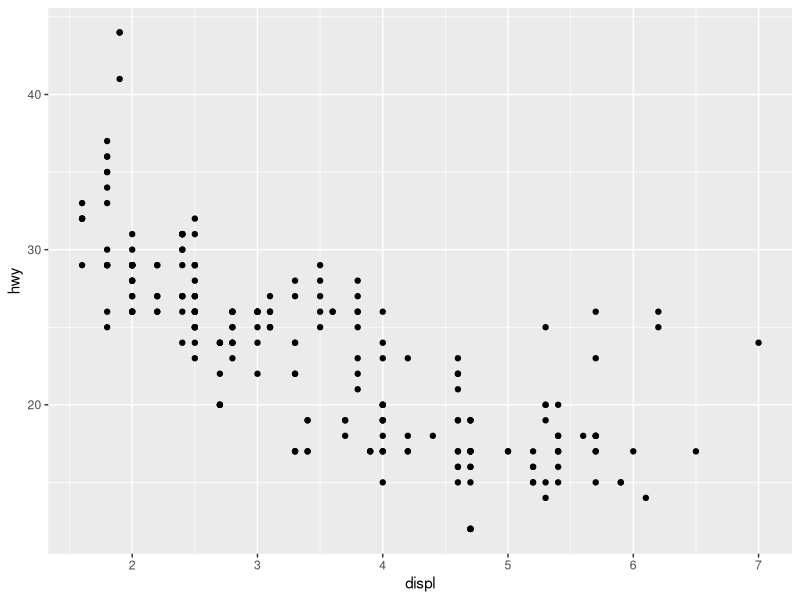
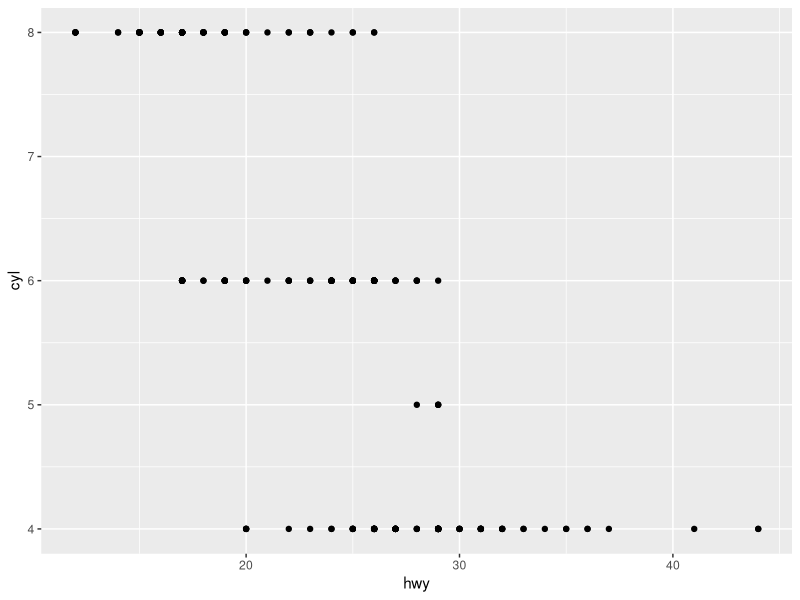
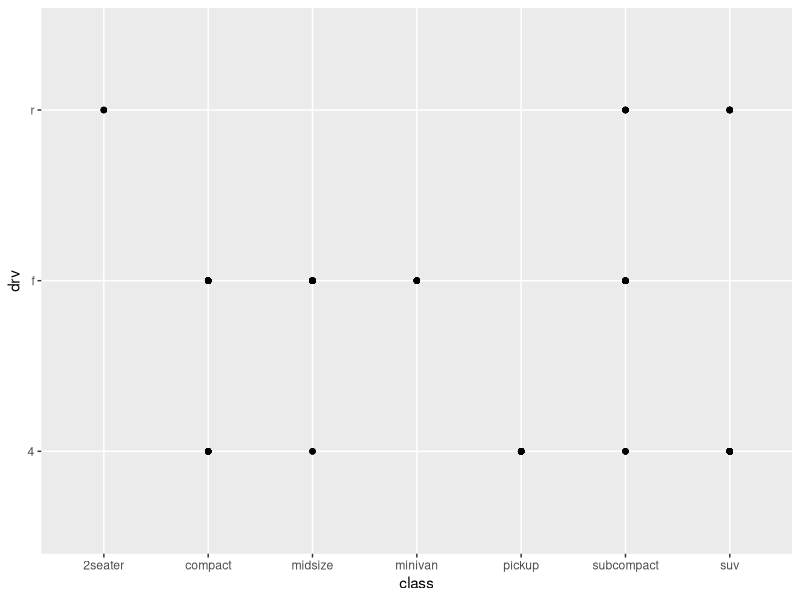
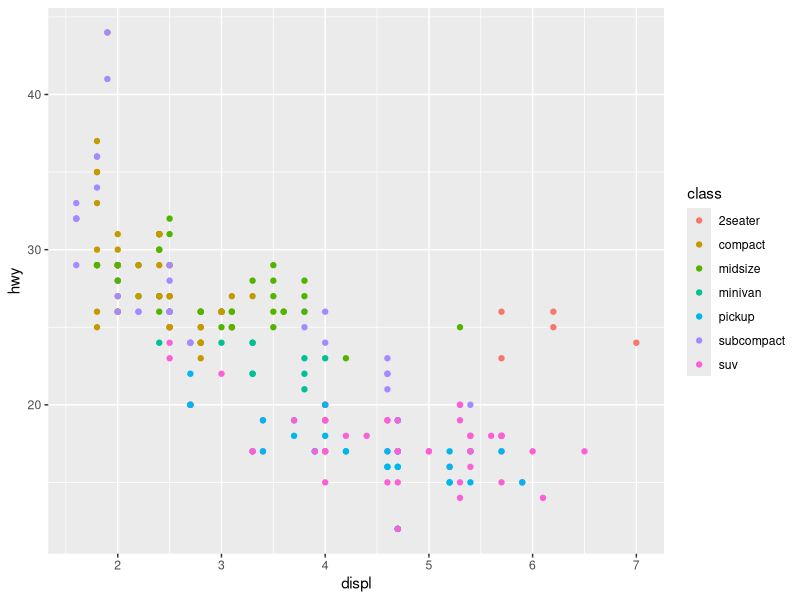
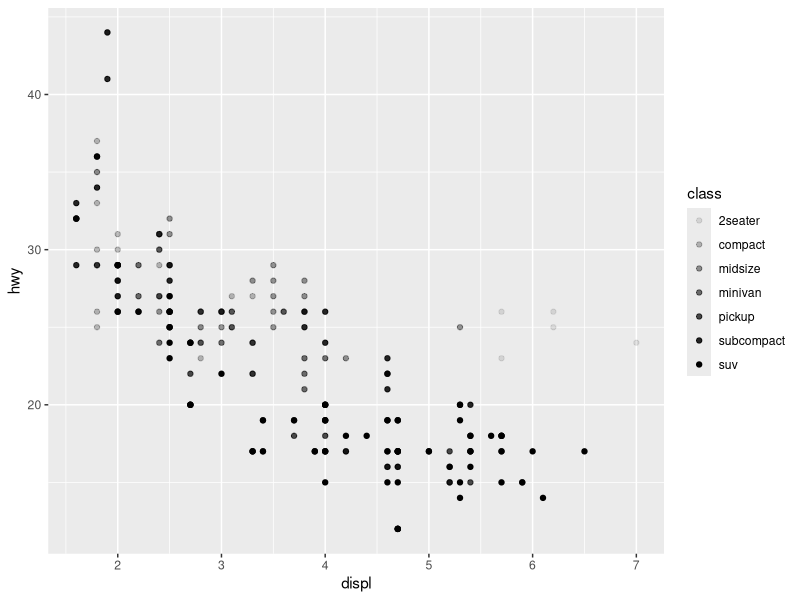
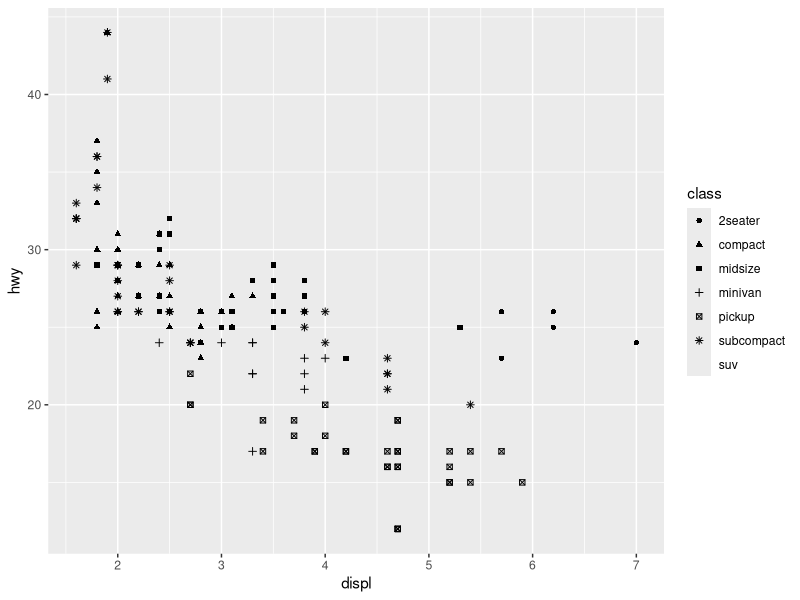
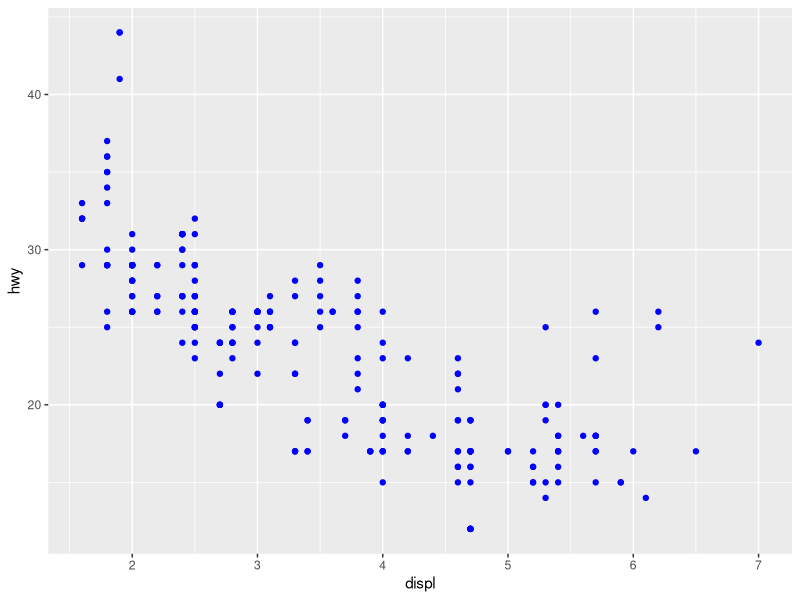
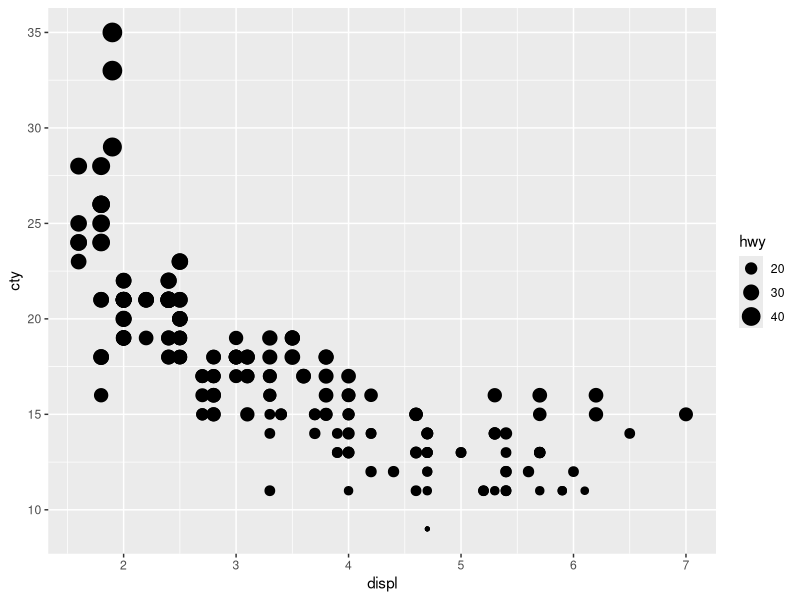

Reproduce these figures in R, in order. (Note: this script raises an error after producing the figures.)
## ---- chunk 1
knitr::opts_chunk$set(echo = TRUE)
## ---- chunk 2
library("tidyverse")
## ---- chunk 3
mpg
## ---- chunk 4
ggplot(data = mpg) + 
  geom_point(mapping = aes(x = displ, y = hwy))
## ---- chunk 5
dim(mpg)
## ---- chunk 6
ggplot(data = mpg) + geom_point(mapping = aes(x = hwy, y = cyl))
## ---- chunk 7
ggplot(data = mpg) + 
  geom_point(mapping = aes(x = class, y = drv))
## ---- chunk 8
ggplot(data = mpg) + geom_point(mapping = aes(x = displ, y = hwy, color = class))
## ---- chunk 9
# Left
ggplot(data = mpg) + 
  geom_point(mapping = aes(x = displ, y = hwy, alpha = class))

# Right
ggplot(data = mpg) + 
  geom_point(mapping = aes(x = displ, y = hwy, shape = class))
## ---- chunk 10
ggplot(data = mpg) + 
  geom_point(mapping = aes(x = displ, y = hwy), color = "blue")
## ---- chunk 11
ggplot(data = mpg) +
  geom_point(mapping = aes(x = displ, y = cty, size = hwy))
## ---- chunk 12
ggplot(data = mpg) +
  geom_point(mapping = aes(x = displ, y = cty, color = hwy))
## ---- chunk 13
ggplot(data = mpg) +
  geom_point(mapping = aes(x = displ, y = cty, shape = hwy))
## ---- chunk 14
ggplot(data = mpg) +
  geom_point(mapping = aes(x = displ, y = cty, color = hwy, size = hwy))
## ---- chunk 15
?geom_point
## ---- chunk 16
ggplot(data = mpg) +
  geom_point(mapping = aes(x = class, y = drv, color = displ <5))
## ---- chunk 17
ggplot(data = mpg) + 
  geom_point(mapping = aes(x = displ, y = hwy)) + 
  facet_wrap(~ class, nrow = 2)
## ---- chunk 18
ggplot(data = mpg) + 
  geom_point(mapping = aes(x = displ, y = hwy)) + 
  facet_grid(drv ~ cyl)
## ---- chunk 19
ggplot(data = mpg) +
  geom_point(mapping = aes(x = displ, y = hwy)) +
  facet_wrap(~ displ, nrow = 2)
## ---- chunk 20
ggplot(data = mpg) + 
  geom_point(mapping = aes(x = drv, y = cyl))
## ---- chunk 21
ggplot(data = mpg) + 
  geom_point(mapping = aes(x = displ, y = hwy)) +
  facet_grid(drv ~ .)

ggplot(data = mpg) + 
  geom_point(mapping = aes(x = displ, y = hwy)) +
  facet_grid(. ~ cyl)
## ---- chunk 22
ggplot(data = mpg) +
  geom_point(mapping = aes(x = displ, y = hwy)) +
  facet_wrap(~ class, nrow = 2)
## ---- chunk 23
ggplot(data = mpg, mapping = aes(x = displ, y = hwy, color = drv)) + 
  geom_point() + 
  geom_smooth(se = FALSE)
## ---- chunk 24
ggplot(data = mpg) + 
  geom_point(mapping = aes(x = displ, y = hwy, size = 3), show.legend = FALSE) +
  geom_smooth(mapping = aes(x = displ, y = hwy, size = 3), se = FALSE, show.legend = FALSE)
## ---- chunk 25

ggplot(data = mpg) + 
  geom_smooth(mapping = aes(x = displ, y = hwy, group = drv, size = 3), se = FALSE, show.legend = FALSE) +
  geom_point(mapping = aes(x = displ, y = hwy, size = 3), show.legend = FALSE)
## ---- chunk 26
ggplot(data = mpg, mapping = aes(x = displ, y = hwy, color = drv, size = 3)) + 
  geom_point() + 
  geom_smooth(se = FALSE)
## ---- chunk 27
ggplot(data = mpg) + 
  geom_point(mapping = aes(x = displ, y = hwy, color = drv, size = 3)) +
  geom_smooth(mapping = aes(x = displ, y = hwy, size = 3), se = FALSE, show.legend = FALSE)
## ---- chunk 28
ggplot(data = mpg) +
  geom_point(mapping = aes(x = displ, y = hwy, color = drv, size = 3)) +
  geom_smooth(mapping = aes(x = displ, y = hwy, group = drv, linetype = drv, size = 3), se = FALSE)

## ---- chunk 29
ggplot(data = mpg) + 
  geom_point(mapping = aes(x = displ, y = hwy, color = drv, stroke = 2, size = 5), shape = 16, color = "white") +
  geom_point(mapping = aes(x = displ, y = hwy, color = drv, stroke = 2, size = 4), shape = 16)

## ---- chunk 30

ggplot(data = mpg, mapping = aes(x = cty, y = hwy)) + 
  geom_point(position = "jitter")
## ---- chunk 31
ggplot(data = mpg, mapping = aes(x = cty, y = hwy)) + 
  geom_boxplot(aes(group = class))
## ---- chunk 32
ggplot(data = mpg, mapping = aes(x = class, y = hwy)) + 
  geom_boxplot()
ggplot(data = mpg, mapping = aes(x = class, y = hwy)) + 
  geom_boxplot() +
  coord_flip()
